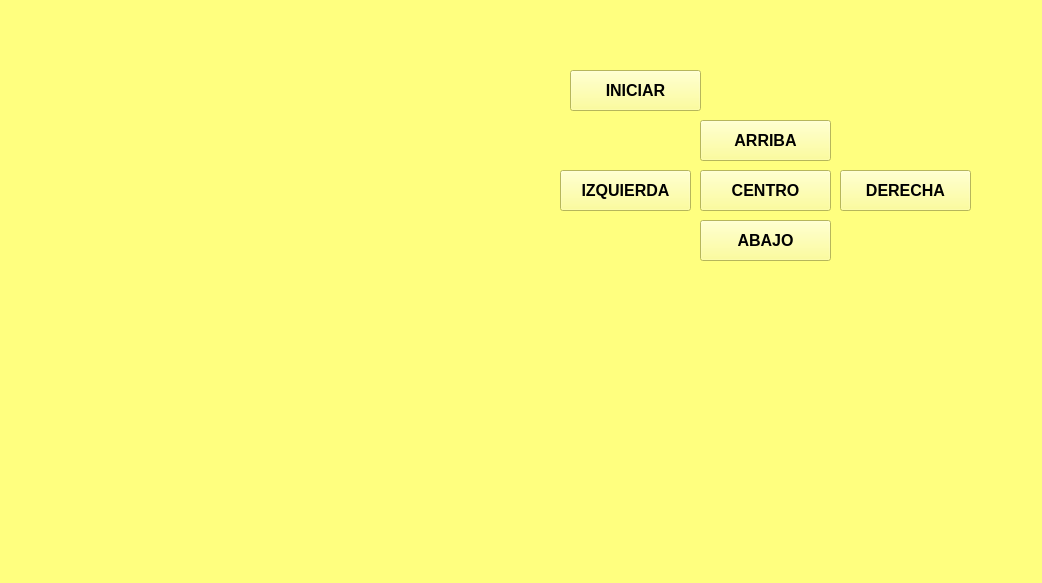
<?xml version="1.0" encoding="UTF-8"?>
<ui version="4.0">
 <class>MainWindow</class>
 <widget class="QMainWindow" name="MainWindow">
  <property name="geometry">
   <rect>
    <x>0</x>
    <y>0</y>
    <width>1042</width>
    <height>583</height>
   </rect>
  </property>
  <property name="windowTitle">
   <string>MainWindow</string>
  </property>
  <property name="styleSheet">
   <string notr="true">background-color: rgb(255, 255, 127);</string>
  </property>
  <widget class="QWidget" name="centralwidget">
   <widget class="QWidget" name="verticalLayoutWidget">
    <property name="geometry">
     <rect>
      <x>40</x>
      <y>90</y>
      <width>501</width>
      <height>441</height>
     </rect>
    </property>
    <layout class="QVBoxLayout" name="verticalLayout"/>
   </widget>
   <widget class="QPushButton" name="btn_action">
    <property name="geometry">
     <rect>
      <x>570</x>
      <y>70</y>
      <width>131</width>
      <height>41</height>
     </rect>
    </property>
    <property name="font">
     <font>
      <pointsize>12</pointsize>
      <weight>75</weight>
      <bold>true</bold>
     </font>
    </property>
    <property name="text">
     <string>INICIAR</string>
    </property>
   </widget>
   <widget class="QPushButton" name="btn_arriba">
    <property name="geometry">
     <rect>
      <x>700</x>
      <y>120</y>
      <width>131</width>
      <height>41</height>
     </rect>
    </property>
    <property name="font">
     <font>
      <pointsize>12</pointsize>
      <weight>75</weight>
      <bold>true</bold>
     </font>
    </property>
    <property name="text">
     <string>ARRIBA</string>
    </property>
   </widget>
   <widget class="QPushButton" name="btn_izquierda">
    <property name="geometry">
     <rect>
      <x>560</x>
      <y>170</y>
      <width>131</width>
      <height>41</height>
     </rect>
    </property>
    <property name="font">
     <font>
      <pointsize>12</pointsize>
      <weight>75</weight>
      <bold>true</bold>
     </font>
    </property>
    <property name="text">
     <string>IZQUIERDA</string>
    </property>
   </widget>
   <widget class="QPushButton" name="btn_abajo">
    <property name="geometry">
     <rect>
      <x>700</x>
      <y>220</y>
      <width>131</width>
      <height>41</height>
     </rect>
    </property>
    <property name="font">
     <font>
      <pointsize>12</pointsize>
      <weight>75</weight>
      <bold>true</bold>
     </font>
    </property>
    <property name="text">
     <string>ABAJO</string>
    </property>
   </widget>
   <widget class="QPushButton" name="btn_derecha">
    <property name="geometry">
     <rect>
      <x>840</x>
      <y>170</y>
      <width>131</width>
      <height>41</height>
     </rect>
    </property>
    <property name="font">
     <font>
      <pointsize>12</pointsize>
      <weight>75</weight>
      <bold>true</bold>
     </font>
    </property>
    <property name="text">
     <string>DERECHA</string>
    </property>
   </widget>
   <widget class="QPushButton" name="btn_centro">
    <property name="geometry">
     <rect>
      <x>700</x>
      <y>170</y>
      <width>131</width>
      <height>41</height>
     </rect>
    </property>
    <property name="font">
     <font>
      <pointsize>12</pointsize>
      <weight>75</weight>
      <bold>true</bold>
     </font>
    </property>
    <property name="text">
     <string>CENTRO</string>
    </property>
   </widget>
   <widget class="QLabel" name="label">
    <property name="geometry">
     <rect>
      <x>20</x>
      <y>20</y>
      <width>121</width>
      <height>61</height>
     </rect>
    </property>
    <property name="text">
     <string/>
    </property>
    <property name="pixmap">
     <pixmap resource="../recursos.qrc">:/Logos/Imagenes/logo uat.jpg</pixmap>
    </property>
    <property name="scaledContents">
     <bool>true</bool>
    </property>
   </widget>
   <widget class="QLabel" name="label_2">
    <property name="geometry">
     <rect>
      <x>910</x>
      <y>20</y>
      <width>121</width>
      <height>61</height>
     </rect>
    </property>
    <property name="text">
     <string/>
    </property>
    <property name="pixmap">
     <pixmap resource="../recursos.qrc">:/Logos/Imagenes/logo fians.jpg</pixmap>
    </property>
    <property name="scaledContents">
     <bool>true</bool>
    </property>
   </widget>
   <widget class="QLabel" name="label_3">
    <property name="geometry">
     <rect>
      <x>900</x>
      <y>460</y>
      <width>121</width>
      <height>61</height>
     </rect>
    </property>
    <property name="text">
     <string/>
    </property>
    <property name="pixmap">
     <pixmap resource="../recursos.qrc">:/Logos/Imagenes/equipo.jpeg</pixmap>
    </property>
    <property name="scaledContents">
     <bool>true</bool>
    </property>
   </widget>
  </widget>
  <widget class="QMenuBar" name="menubar">
   <property name="geometry">
    <rect>
     <x>0</x>
     <y>0</y>
     <width>1042</width>
     <height>18</height>
    </rect>
   </property>
  </widget>
  <widget class="QStatusBar" name="statusbar"/>
 </widget>
 <resources>
  <include location="../recursos.qrc"/>
 </resources>
 <connections/>
</ui>
